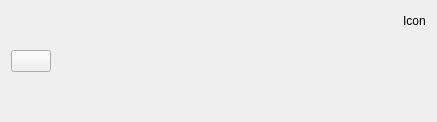
<?xml version="1.0" encoding="UTF-8"?>
<ui version="4.0">
 <class>UpcomingMatchCardClass</class>
 <widget class="QWidget" name="UpcomingMatchCardClass">
  <property name="geometry">
   <rect>
    <x>0</x>
    <y>0</y>
    <width>437</width>
    <height>122</height>
   </rect>
  </property>
  <property name="windowTitle">
   <string>UpcomingMatchCard</string>
  </property>
  <layout class="QGridLayout" name="gridLayout">
   <item row="0" column="0">
    <layout class="QHBoxLayout" name="horizontalLayout_4">
     <item>
      <widget class="QPushButton" name="CardButton">
       <property name="enabled">
        <bool>true</bool>
       </property>
       <property name="text">
        <string/>
       </property>
      </widget>
     </item>
     <item>
      <spacer name="horizontalSpacer_4">
       <property name="orientation">
        <enum>Qt::Orientation::Horizontal</enum>
       </property>
       <property name="sizeHint" stdset="0">
        <size>
         <width>60</width>
         <height>20</height>
        </size>
       </property>
      </spacer>
     </item>
     <item>
      <layout class="QVBoxLayout" name="verticalLayout">
       <item>
        <layout class="QHBoxLayout" name="horizontalLayout_3">
         <item>
          <spacer name="horizontalSpacer">
           <property name="orientation">
            <enum>Qt::Orientation::Horizontal</enum>
           </property>
           <property name="sizeHint" stdset="0">
            <size>
             <width>40</width>
             <height>20</height>
            </size>
           </property>
          </spacer>
         </item>
         <item>
          <widget class="QLabel" name="label_OrgImage">
           <property name="text">
            <string>Icon</string>
           </property>
          </widget>
         </item>
        </layout>
       </item>
       <item>
        <spacer name="verticalSpacer">
         <property name="orientation">
          <enum>Qt::Orientation::Vertical</enum>
         </property>
         <property name="sizeHint" stdset="0">
          <size>
           <width>20</width>
           <height>40</height>
          </size>
         </property>
        </spacer>
       </item>
       <item>
        <widget class="QLabel" name="label_Countdown">
         <property name="enabled">
          <bool>true</bool>
         </property>
         <property name="font">
          <font>
           <pointsize>15</pointsize>
          </font>
         </property>
         <property name="text">
          <string/>
         </property>
         <property name="alignment">
          <set>Qt::AlignmentFlag::AlignCenter</set>
         </property>
        </widget>
       </item>
      </layout>
     </item>
    </layout>
   </item>
  </layout>
 </widget>
 <layoutdefault spacing="6" margin="11"/>
 <resources/>
 <connections/>
</ui>
